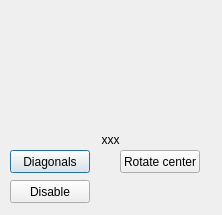
<?xml version="1.0" encoding="UTF-8"?>
<ui version="4.0">
 <class>TestBox</class>
 <widget class="QDialog" name="TestBox">
  <property name="geometry">
   <rect>
    <x>0</x>
    <y>0</y>
    <width>222</width>
    <height>215</height>
   </rect>
  </property>
  <property name="windowTitle">
   <string notr="true">TestBox</string>
  </property>
  <widget class="QPushButton" name="diagonals">
   <property name="geometry">
    <rect>
     <x>10</x>
     <y>150</y>
     <width>80</width>
     <height>23</height>
    </rect>
   </property>
   <property name="text">
    <string notr="true">Diagonals</string>
   </property>
   <property name="checkable">
    <bool>true</bool>
   </property>
  </widget>
  <widget class="QLabel" name="value">
   <property name="geometry">
    <rect>
     <x>10</x>
     <y>130</y>
     <width>201</width>
     <height>20</height>
    </rect>
   </property>
   <property name="text">
    <string notr="true">xxx</string>
   </property>
   <property name="alignment">
    <set>Qt::AlignCenter</set>
   </property>
  </widget>
  <widget class="QPushButton" name="roteCenter">
   <property name="geometry">
    <rect>
     <x>120</x>
     <y>150</y>
     <width>80</width>
     <height>23</height>
    </rect>
   </property>
   <property name="text">
    <string>Rotate center</string>
   </property>
   <property name="checkable">
    <bool>true</bool>
   </property>
  </widget>
  <widget class="QPushButton" name="disable">
   <property name="geometry">
    <rect>
     <x>10</x>
     <y>180</y>
     <width>80</width>
     <height>23</height>
    </rect>
   </property>
   <property name="text">
    <string>Disable</string>
   </property>
   <property name="checkable">
    <bool>true</bool>
   </property>
  </widget>
  <widget class="DirectionSwitchWidget" name="test2" native="true">
   <property name="geometry">
    <rect>
     <x>100</x>
     <y>40</y>
     <width>111</width>
     <height>61</height>
    </rect>
   </property>
  </widget>
 </widget>
 <customwidgets>
  <customwidget>
   <class>DirectionSwitchWidget</class>
   <extends>QWidget</extends>
   <header location="global">common_features/direction_switch_widget.h</header>
   <container>1</container>
  </customwidget>
 </customwidgets>
 <resources/>
 <connections/>
</ui>
